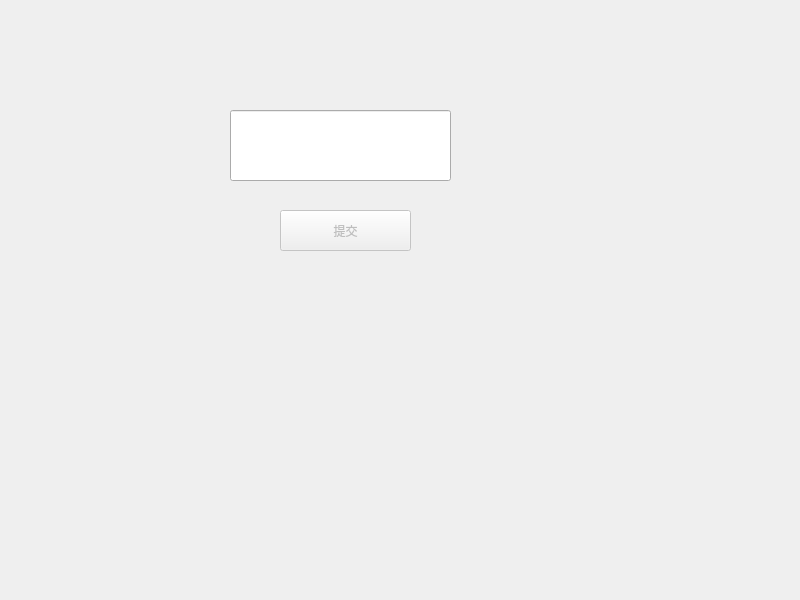
<?xml version="1.0" encoding="UTF-8"?>
<ui version="4.0">
 <class>Widget</class>
 <widget class="QWidget" name="Widget">
  <property name="geometry">
   <rect>
    <x>0</x>
    <y>0</y>
    <width>800</width>
    <height>600</height>
   </rect>
  </property>
  <property name="windowTitle">
   <string>Widget</string>
  </property>
  <widget class="QLineEdit" name="lineEdit">
   <property name="geometry">
    <rect>
     <x>230</x>
     <y>110</y>
     <width>221</width>
     <height>71</height>
    </rect>
   </property>
  </widget>
  <widget class="QPushButton" name="pushButton">
   <property name="enabled">
    <bool>false</bool>
   </property>
   <property name="geometry">
    <rect>
     <x>280</x>
     <y>210</y>
     <width>131</width>
     <height>41</height>
    </rect>
   </property>
   <property name="text">
    <string>提交</string>
   </property>
  </widget>
 </widget>
 <resources/>
 <connections/>
</ui>
